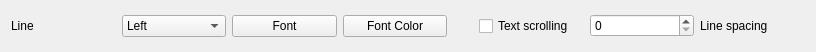
<?xml version="1.0" encoding="UTF-8"?>
<ui version="4.0">
 <class>CustomizePageLineWidget</class>
 <widget class="QWidget" name="CustomizePageLineWidget">
  <property name="geometry">
   <rect>
    <x>0</x>
    <y>0</y>
    <width>816</width>
    <height>52</height>
   </rect>
  </property>
  <property name="windowTitle">
   <string>Form</string>
  </property>
  <property name="windowIcon">
   <iconset resource="../mainwindow.qrc">
    <normaloff>:/MainWindow/Resources/icon.png</normaloff>:/MainWindow/Resources/icon.png</iconset>
  </property>
  <layout class="QHBoxLayout" name="horizontalLayout">
   <item>
    <widget class="QLabel" name="text_label">
     <property name="text">
      <string>Line</string>
     </property>
    </widget>
   </item>
   <item>
    <widget class="QComboBox" name="Alligment_comboBox">
     <item>
      <property name="text">
       <string>Left</string>
      </property>
     </item>
     <item>
      <property name="text">
       <string>Center</string>
      </property>
     </item>
     <item>
      <property name="text">
       <string>Right</string>
      </property>
     </item>
    </widget>
   </item>
   <item>
    <widget class="QPushButton" name="Font_pushButton">
     <property name="text">
      <string>Font</string>
     </property>
    </widget>
   </item>
   <item>
    <widget class="QPushButton" name="FontColor_pushButton">
     <property name="text">
      <string>Font Color</string>
     </property>
    </widget>
   </item>
   <item>
    <widget class="QLabel" name="FontColor_label">
     <property name="minimumSize">
      <size>
       <width>20</width>
       <height>20</height>
      </size>
     </property>
     <property name="maximumSize">
      <size>
       <width>20</width>
       <height>20</height>
      </size>
     </property>
     <property name="text">
      <string/>
     </property>
    </widget>
   </item>
   <item>
    <widget class="QCheckBox" name="textScrolling">
     <property name="text">
      <string>Text scrolling</string>
     </property>
    </widget>
   </item>
   <item>
    <widget class="QSpinBox" name="LineSpace_spinBox"/>
   </item>
   <item>
    <widget class="QLabel" name="lineSpacing_label">
     <property name="text">
      <string>Line spacing</string>
     </property>
    </widget>
   </item>
  </layout>
 </widget>
 <resources>
  <include location="../mainwindow.qrc"/>
 </resources>
 <connections/>
</ui>
